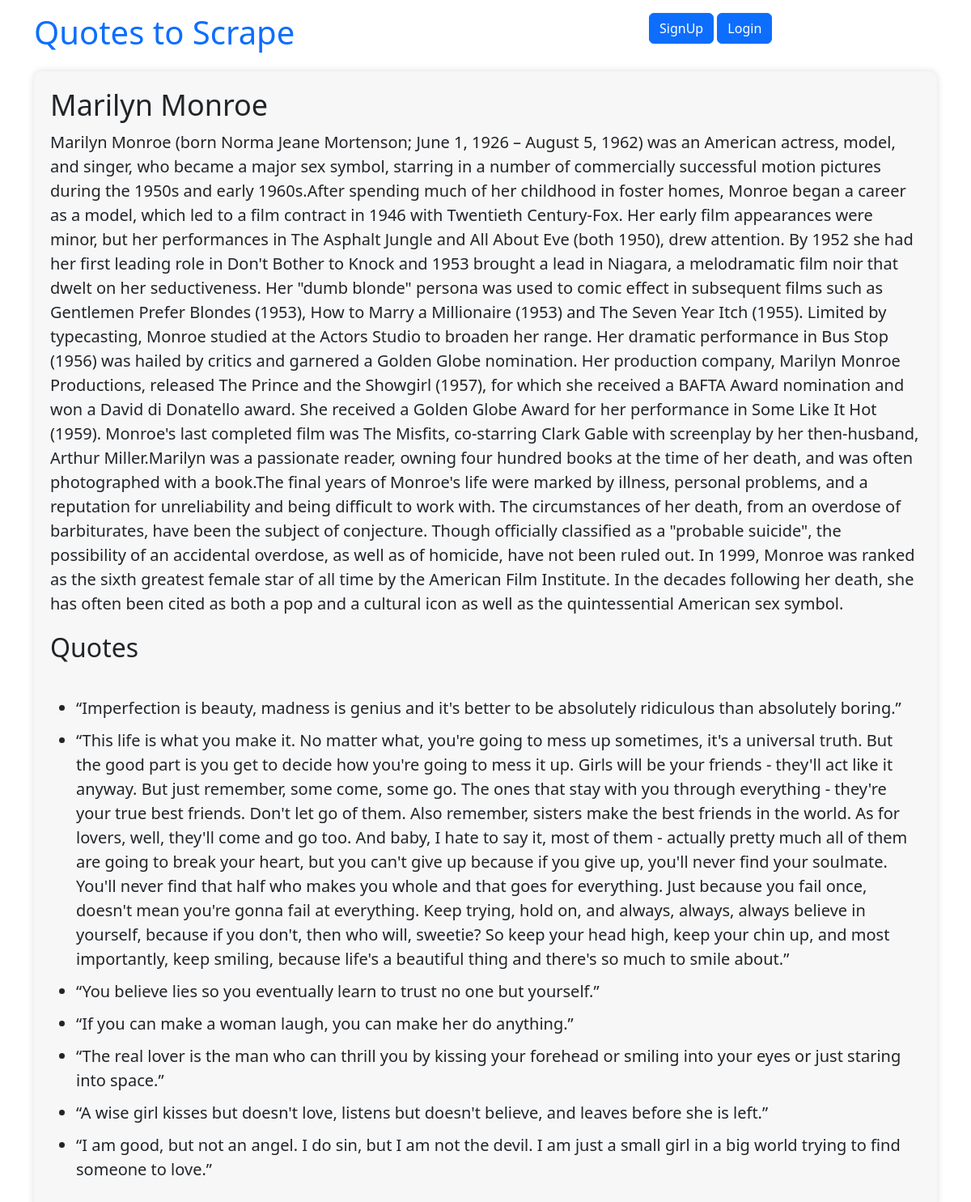
/author/2/, run on the app's committed database.
### quotes/models.py (models this page shows, shortened)
class Author(models.Model):
    fullname = models.CharField(max_length=50)
    date_born = models.CharField(max_length=50)
    born_location = models.CharField(max_length=150)
    bio = models.TextField()
    created_at = models.DateTimeField(auto_now_add=True)

class Quote(models.Model):
    quote = models.TextField()
    tags = models.ManyToManyField(Tag)
    author = models.ForeignKey(Author, on_delete=models.CASCADE, default=None, null=True)
    created_at = models.DateTimeField(auto_now_add=True)

### quotes/views.py (the view)
# urls.py: path('author/<int:pk>/', views.author_detail, name='author_detail'),
def author_detail(request, pk):
    author = get_object_or_404(Author, pk=pk)
    quotes = Quote.objects.filter(author=author)
    return render(request, 'quotes/author_detail.html', {'author': author, 'quotes': quotes})

### quotes/templates/quotes/author_detail.html
{% extends 'quotes/base.html' %}
{% block content %}
  <div class="author-details">
    <h1>{{ author.fullname }}</h1>
    <p>{{ author.bio }}</p>
    <h2>Quotes</h2>
    <ul class="author-quotes">
      {% for quote in quotes %}
        <li>{{ quote.quote }}</li>
      {% endfor %}
    </ul>
  </div>
{% endblock %}

### quotes/static/quotes/style.css (style rules this page uses)
.author-details { background-color: #f7f7f7; padding: 20px; border-radius: 10px; box-shadow: 0 0 10px #ddd; }
.author-details h1 { font-size: 36px; margin: 0 0 10px; }
.author-details p { font-size: 20px; line-height: 1.5; margin: 0 0 20px; }
.author-quotes { margin-top: 40px; }
.author-quotes li { font-size: 20px; line-height: 1.5; margin-bottom: 10px; }

### data on the page
Author: fullname "Marilyn Monroe", bio "Marilyn Monroe (born Norma Jeane Mortenson; June 1, 1926 – August 5, 1962) was an American actress, model, and singer, who became a major sex symbol, starring in a number of commercially successful motion pictures during the 1950s and early 1960s.After spending much of her childhood in foster homes, Monroe began a career as a model, which led to a film contract in 1946 with Twentieth Century-Fox. Her early film appearances were minor, but her performances in The Asphalt Jungle and All About Eve (both 1950), drew attention. By 1952 she had her first leading role in Don't Bother to Knock and 1953 brought a lead in Niagara, a melodramatic film noir that dwelt on her seductiveness. Her \"dumb…"
Quote: quote "“Imperfection is beauty, madness is genius and it's better to be absolutely ridiculous than absolutely boring.”"
Quote: quote "“This life is what you make it. No matter what, you're going to mess up sometimes, it's a universal truth. But the good part is you get to decide how you're going to mess it up. Girls will be your friends - they'll act like it anyway. But just remember, some come, some go. The ones that stay with you through everything - they're your true best friends. Don't let go of them. Also remember, sisters make the best friends in the world. As for lovers, well, they'll come and go too. And baby, I hate to say it, most of them - actually pretty much all of them are going to break your heart, but you can't give up because if you give up, you'll never find your soulmate. You'll never find that half who…"
Quote: quote "“You believe lies so you eventually learn to trust no one but yourself.”"
Quote: quote "“If you can make a woman laugh, you can make her do anything.”"
Quote: quote "“The real lover is the man who can thrill you by kissing your forehead or smiling into your eyes or just staring into space.”"
Quote: quote "“A wise girl kisses but doesn't love, listens but doesn't believe, and leaves before she is left.”"
Quote: quote "“I am good, but not an angel. I do sin, but I am not the devil. I am just a small girl in a big world trying to find someone to love.”"
